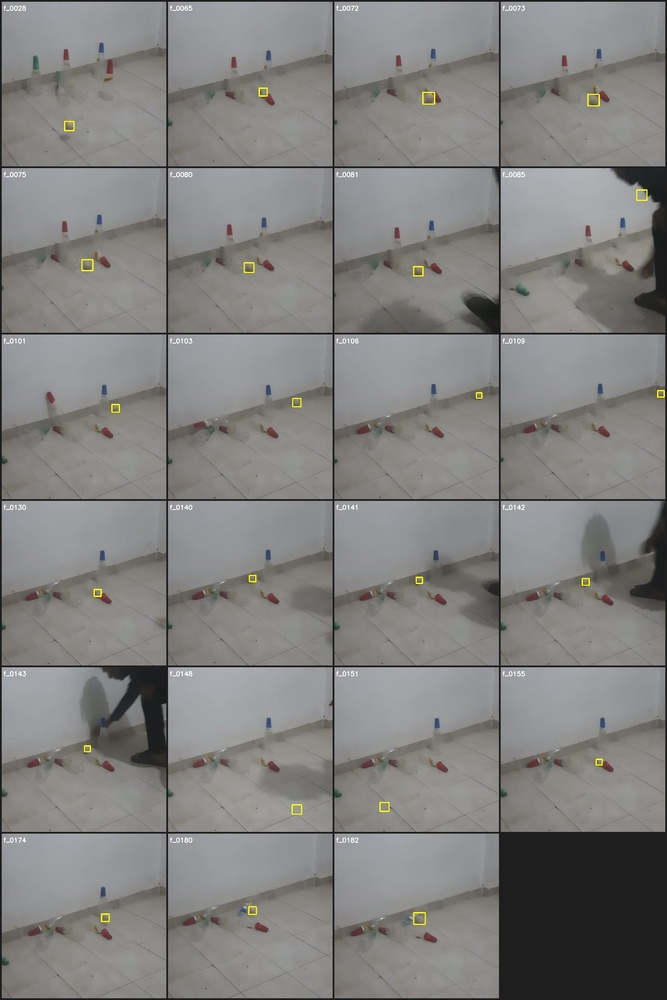
#> input picture local/check_all/all.jpg, 667 x 1000 px, shrunk from 1540 x 2308 before the run; its folder holds only this picture in this run
$ python -i label_ball_v2.py   (imports and definitions only)
#> lines starting #> are read from the running program, lines starting #| are printed output that depends on the picture; after the words box and inside, x2 and y2 are one past the last pixel; in counts of white or black regions, pixels touching at a corner belong together
#> further down, picture is the input picture: shape (1000, 667, 3); mean B, G, R 127.6, 129.1, 129.7
#!/usr/bin/env python3
"""Ball labeler v2 — Hough Circle detection + temporal trajectory tracking.

Approach:
  1. For each frame run cv2.HoughCircles with tight params on a smoothed grayscale.
  2. Filter circles to keep only "ball-shaped":
     - radius 12..30 px
     - region inside circle is bright (V > 130) and unsaturated (S < 60) — white ball
     - region is NOT on top of a colored cone (HSV mask of red/green/blue does NOT overlap)
  3. Temporal: keep only candidates that form a smooth trajectory (per-frame jump < 200 px).
  4. Output: only frames with HIGH-CONFIDENCE detections get a label. All others empty.
"""
import os, glob, math
# [1 line not run here, left out]
import numpy as np, cv2

ROOT = os.path.dirname(os.path.abspath(__file__))
FRAMES = sorted(glob.glob(os.path.join(ROOT, "frames", "*.jpg")))
OUT_LBL = os.path.join(ROOT, "labels")
OUT_PRV = os.path.join(ROOT, "preview_v2")
# [1 line not run here, left out]

# --- parameters tuned for 960×960 frames ---
MIN_R, MAX_R = 10, 36
HOUGH_PARAM2 = 22           # accumulator threshold — higher = stricter
DP = 1.2
MIN_DIST = 40
MAX_JUMP_PX = 220           # max ball motion between consecutive frames

# Brightness / saturation cutoffs for "ball-like" patches.
V_MIN = 115                 # ball is bright (cream/white)
S_MAX = 70                  # ball is unsaturated

# Pin-color HSV mask (so we don't pick up colored caps as the ball).
def color_mask(hsv):
    masks = [
        cv2.inRange(hsv, np.array([0,110,70], dtype=np.uint8),  np.array([8,255,255], dtype=np.uint8)),
        cv2.inRange(hsv, np.array([172,110,70], dtype=np.uint8),np.array([180,255,255], dtype=np.uint8)),
        cv2.inRange(hsv, np.array([38,70,50], dtype=np.uint8),  np.array([85,255,255], dtype=np.uint8)),
        cv2.inRange(hsv, np.array([95,90,60], dtype=np.uint8),  np.array([130,255,255], dtype=np.uint8)),
    ]
    m = masks[0]
    for k in masks[1:]: m = m | k
    return cv2.dilate(m, cv2.getStructuringElement(cv2.MORPH_ELLIPSE, (9, 9)), iterations=1)

def candidates_for_frame(bgr):
    H, W = bgr.shape[:2]
#> H = 1000; W = 667
    gray = cv2.cvtColor(bgr, cv2.COLOR_BGR2GRAY)
    gray = cv2.medianBlur(gray, 5)
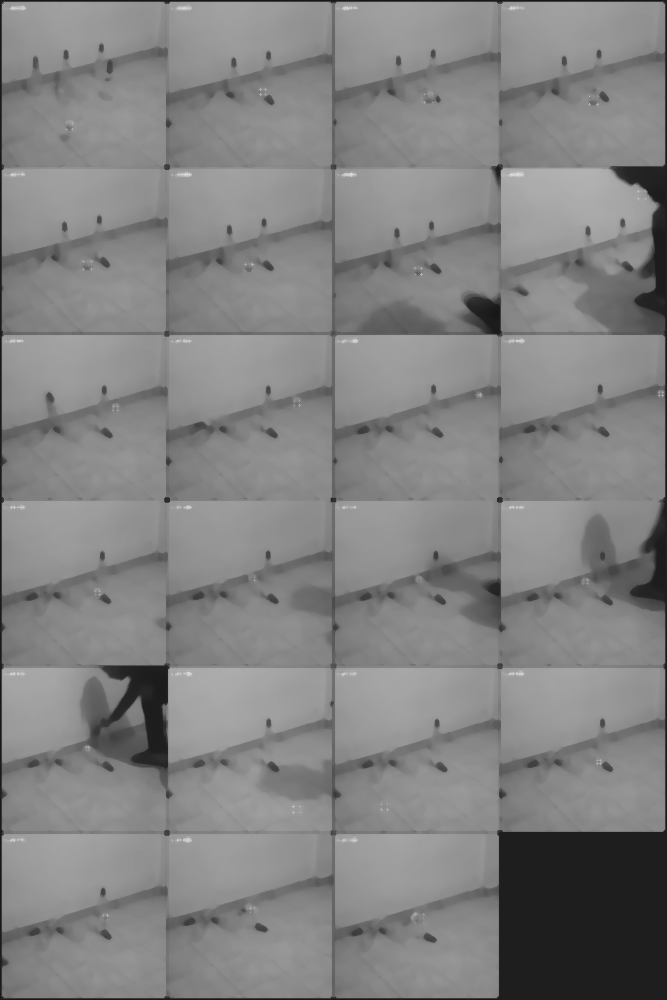
#> gray: shape (1000, 667); min 22, max 222, mean 130.1
    hsv = cv2.cvtColor(bgr, cv2.COLOR_BGR2HSV)
#> hsv: shape (1000, 667, 3); mean H, S, V 54.2, 11.7, 131.6
    cmask = color_mask(hsv)
#> in color_mask, `m = masks[0]`:
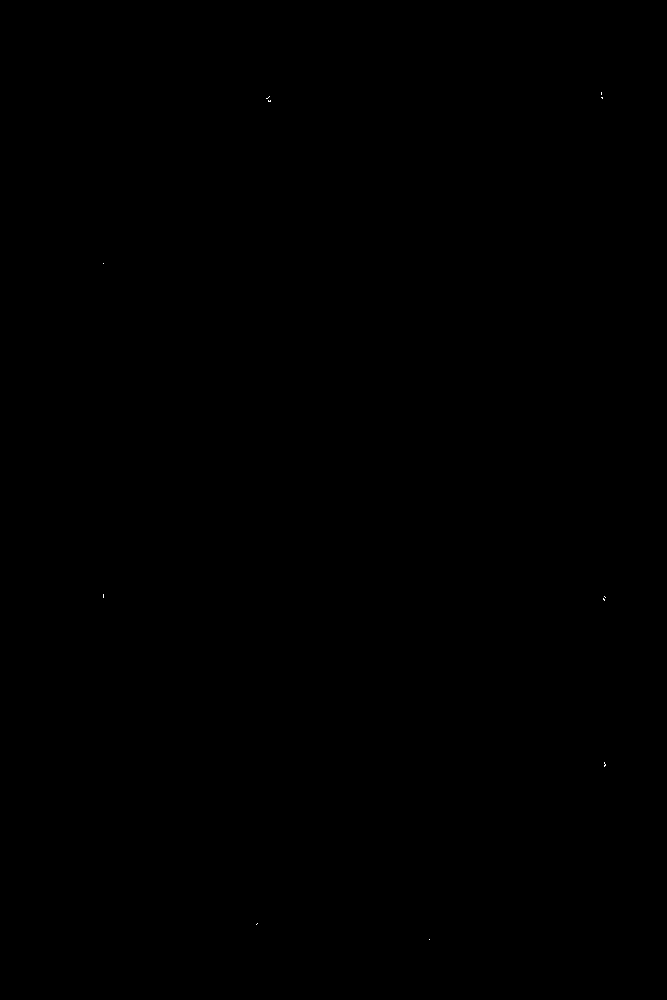
#> m: shape (1000, 667); 0.01% white in thin lines or dots, all inside (x1, y1, x2, y2) = (103, 92, 606, 940)
#> the loop in color_mask, `for k in masks[1:]: m = m | k` made 3 passes
#> pass 1, in color_mask, `for k in masks[1:]: m = m | k`:
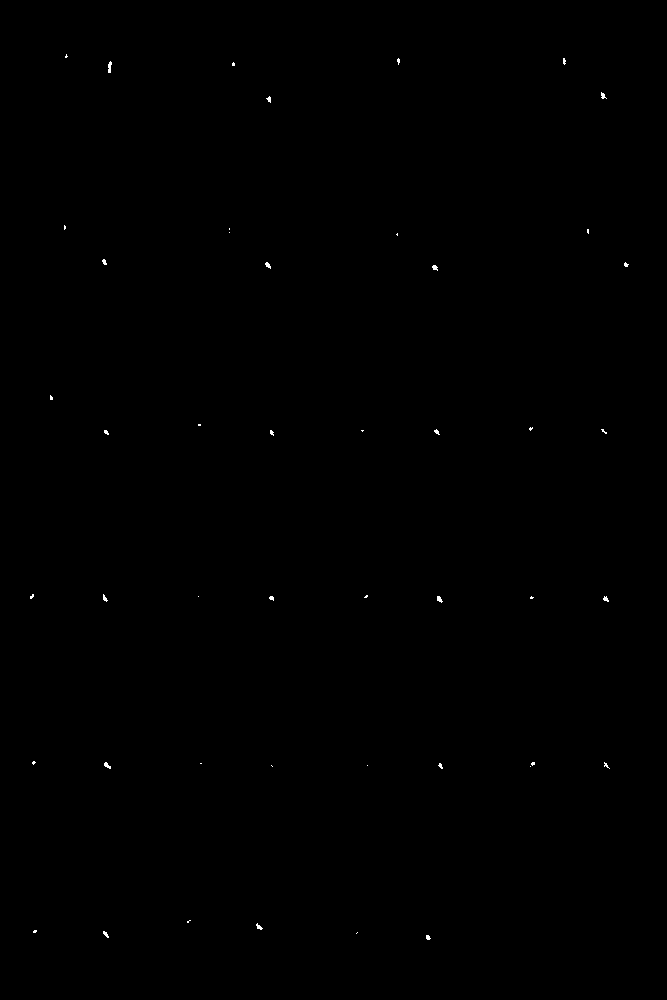
#> m: shape (1000, 667); 0.09% white in thin lines or dots, all inside (x1, y1, x2, y2) = (30, 54, 629, 940)
#> pass 3, in color_mask, `for k in masks[1:]: m = m | k`:
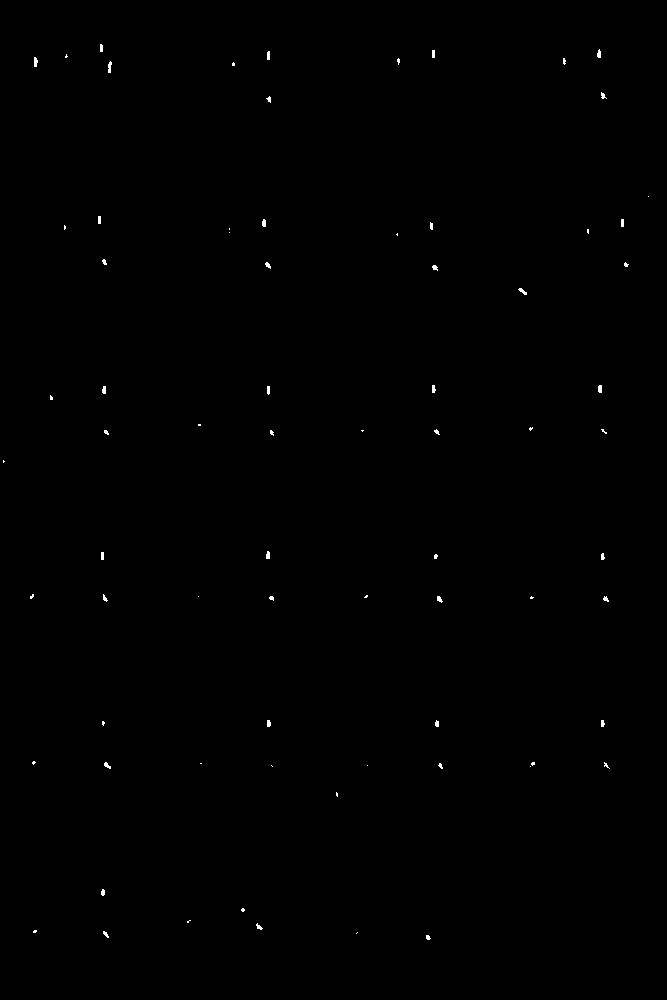
#> m: shape (1000, 667); 0.18% white; 74 white regions (41 under 20 px), largest, box (x1, y1, x2, y2) and area: (108, 61, 112, 73) 34, (34, 57, 38, 67) 32, (518, 288, 527, 295) 30
#> in color_mask, `return cv2.dilate(m, cv2.getStructuringElement(cv2.MORPH_ELLIPSE, (9, ..`:
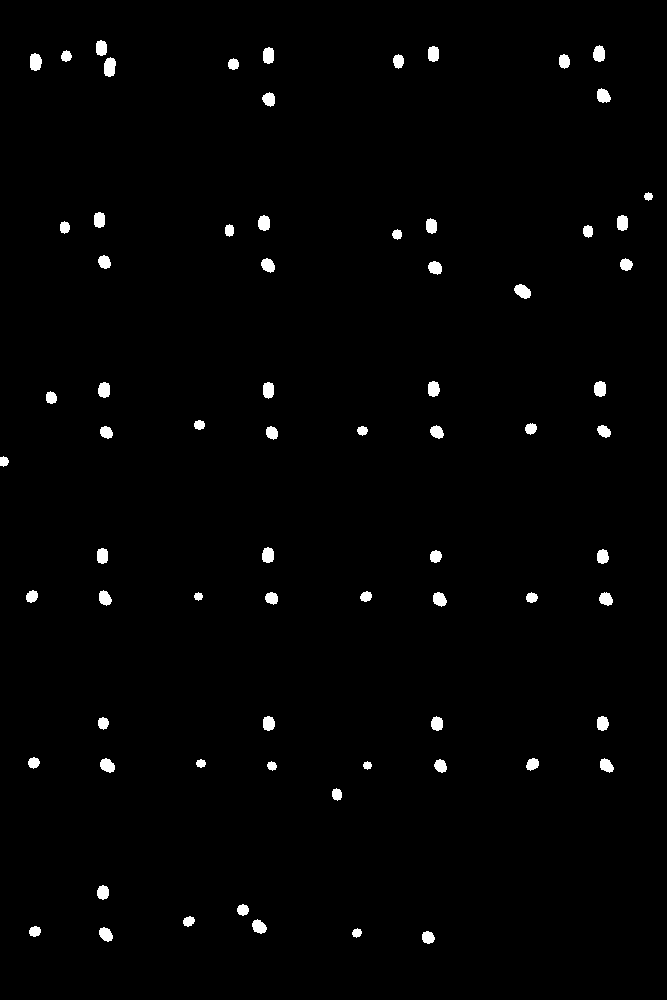
#> returned value: shape (1000, 667); 1.4% white; 72 white regions, largest, box (x1, y1, x2, y2) and area: (104, 57, 116, 77) 193, (30, 53, 42, 71) 176, (514, 284, 531, 299) 176

    circles = cv2.HoughCircles(
        gray, cv2.HOUGH_GRADIENT, dp=DP, minDist=MIN_DIST,
        param1=80, param2=HOUGH_PARAM2, minRadius=MIN_R, maxRadius=MAX_R,
    )
#> circles = [[475.8, 309, 16.36], [636.6, 249, 17.8], [106.2, 699, 27.4], [121.8, 741, 24.76]]
    out = []
    if circles is None: return out
    for x, y, r in np.round(circles[0]).astype(int):
        if x - r < 0 or y - r < 0 or x + r >= W or y + r >= H: continue
        # disk mask of this candidate
        m = np.zeros((H, W), np.uint8)
        cv2.circle(m, (int(x), int(y)), int(r), 255, -1)
        if cv2.countNonZero(m) < 30: continue
        # reject if overlaps a colored cone area
        overlap = cv2.bitwise_and(m, cmask)
        if cv2.countNonZero(overlap) / cv2.countNonZero(m) > 0.15: continue
        v_mean = float(hsv[..., 2][m > 0].mean())
        s_mean = float(hsv[..., 1][m > 0].mean())
        # ball is bright + low saturation
        if v_mean < V_MIN or s_mean > S_MAX: continue
        score = (v_mean / 255.0) * (1.0 - s_mean / 100.0) * (1.0 - abs(r - 22) / 30.0)
        out.append((int(x - r), int(y - r), int(x + r), int(y + r), float(score)))
#> this loop made 4 passes
#> (x, y, r, v_mean, s_mean) on passes 1, 3, 4: (476, 309, 16, 57.82, 18.29), (106, 699, 27, 97.89, 12.14), (122, 741, 25, 86.28, 21.45)
#> (x, y, r, v_mean, s_mean, score) on pass 2: (637, 249, 18, 131.9, 20.58, 0.356)
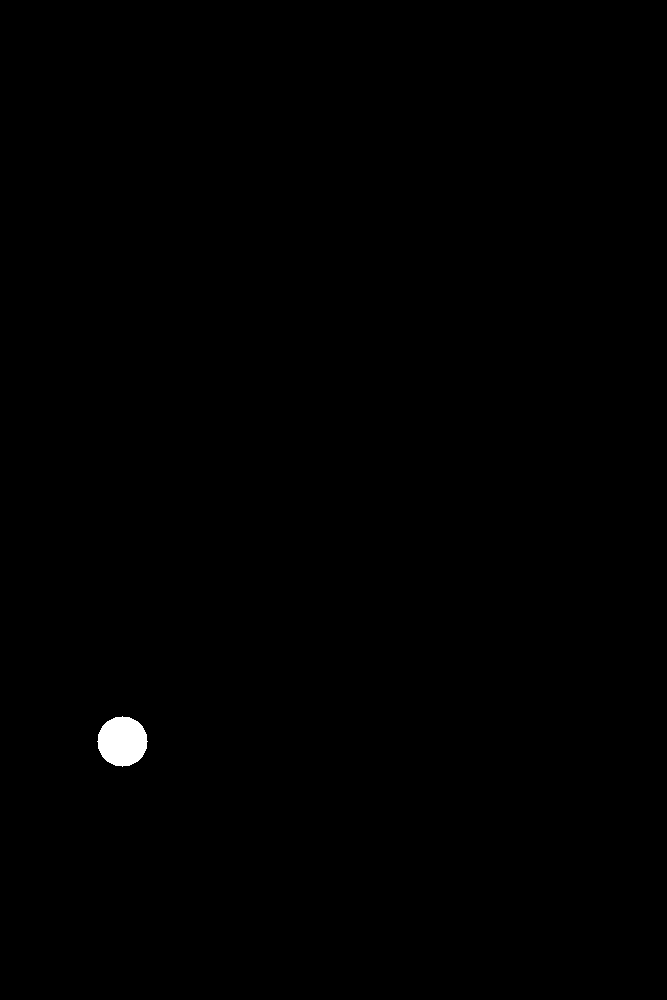
#> m: shape (1000, 667); 0.29% white; 1 white region, box (x1, y1, x2, y2) and area: (97, 716, 148, 767) 1961
#> after the loop, out = [(619, 231, 655, 267, 0.356)]
    return out

# [53 lines left out: function run, not called in this run]

# [2 lines not run here, left out]

>>> import cv2
>>> picture = cv2.imread('check_all/all.jpg')
>>> result = candidates_for_frame(picture)
#> result = [(619, 231, 655, 267, 0.356)]
